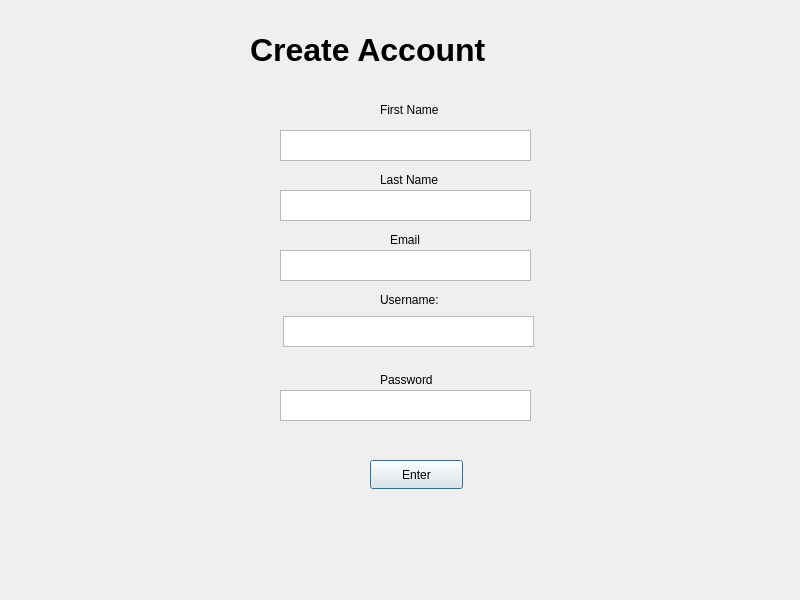
<?xml version="1.0" encoding="UTF-8"?>
<ui version="4.0">
 <class>Widget</class>
 <widget class="QWidget" name="Widget">
  <property name="geometry">
   <rect>
    <x>0</x>
    <y>0</y>
    <width>800</width>
    <height>600</height>
   </rect>
  </property>
  <property name="windowTitle">
   <string>Widget</string>
  </property>
  <widget class="QPushButton" name="CreationEnter">
   <property name="geometry">
    <rect>
     <x>370</x>
     <y>460</y>
     <width>93</width>
     <height>29</height>
    </rect>
   </property>
   <property name="text">
    <string>Enter</string>
   </property>
   <property name="checkable">
    <bool>false</bool>
   </property>
   <property name="autoDefault">
    <bool>true</bool>
   </property>
   <property name="default">
    <bool>true</bool>
   </property>
   <property name="flat">
    <bool>false</bool>
   </property>
  </widget>
  <widget class="QTextEdit" name="NewUser">
   <property name="geometry">
    <rect>
     <x>283</x>
     <y>316</y>
     <width>251</width>
     <height>31</height>
    </rect>
   </property>
  </widget>
  <widget class="QLabel" name="label">
   <property name="geometry">
    <rect>
     <x>380</x>
     <y>290</y>
     <width>71</width>
     <height>20</height>
    </rect>
   </property>
   <property name="text">
    <string>Username:</string>
   </property>
  </widget>
  <widget class="QTextEdit" name="NewPassword">
   <property name="geometry">
    <rect>
     <x>280</x>
     <y>390</y>
     <width>251</width>
     <height>31</height>
    </rect>
   </property>
  </widget>
  <widget class="QLabel" name="label_2">
   <property name="geometry">
    <rect>
     <x>380</x>
     <y>370</y>
     <width>71</width>
     <height>20</height>
    </rect>
   </property>
   <property name="text">
    <string>Password</string>
   </property>
  </widget>
  <widget class="QLabel" name="label_3">
   <property name="geometry">
    <rect>
     <x>250</x>
     <y>0</y>
     <width>291</width>
     <height>101</height>
    </rect>
   </property>
   <property name="text">
    <string>&lt;html&gt;&lt;head/&gt;&lt;body&gt;&lt;p&gt;&lt;span style=&quot; font-size:24pt; font-weight:700;&quot;&gt;Create Account&lt;/span&gt;&lt;/p&gt;&lt;/body&gt;&lt;/html&gt;</string>
   </property>
  </widget>
  <widget class="QTextEdit" name="NewEmail">
   <property name="geometry">
    <rect>
     <x>280</x>
     <y>250</y>
     <width>251</width>
     <height>31</height>
    </rect>
   </property>
  </widget>
  <widget class="QTextEdit" name="LastName">
   <property name="geometry">
    <rect>
     <x>280</x>
     <y>190</y>
     <width>251</width>
     <height>31</height>
    </rect>
   </property>
  </widget>
  <widget class="QTextEdit" name="FirstName">
   <property name="geometry">
    <rect>
     <x>280</x>
     <y>130</y>
     <width>251</width>
     <height>31</height>
    </rect>
   </property>
  </widget>
  <widget class="QLabel" name="label_4">
   <property name="geometry">
    <rect>
     <x>380</x>
     <y>100</y>
     <width>81</width>
     <height>20</height>
    </rect>
   </property>
   <property name="text">
    <string>First Name</string>
   </property>
  </widget>
  <widget class="QLabel" name="label_5">
   <property name="geometry">
    <rect>
     <x>380</x>
     <y>170</y>
     <width>81</width>
     <height>20</height>
    </rect>
   </property>
   <property name="text">
    <string>Last Name</string>
   </property>
  </widget>
  <widget class="QLabel" name="label_6">
   <property name="geometry">
    <rect>
     <x>390</x>
     <y>230</y>
     <width>63</width>
     <height>20</height>
    </rect>
   </property>
   <property name="text">
    <string>Email</string>
   </property>
  </widget>
 </widget>
 <resources/>
 <connections/>
</ui>
